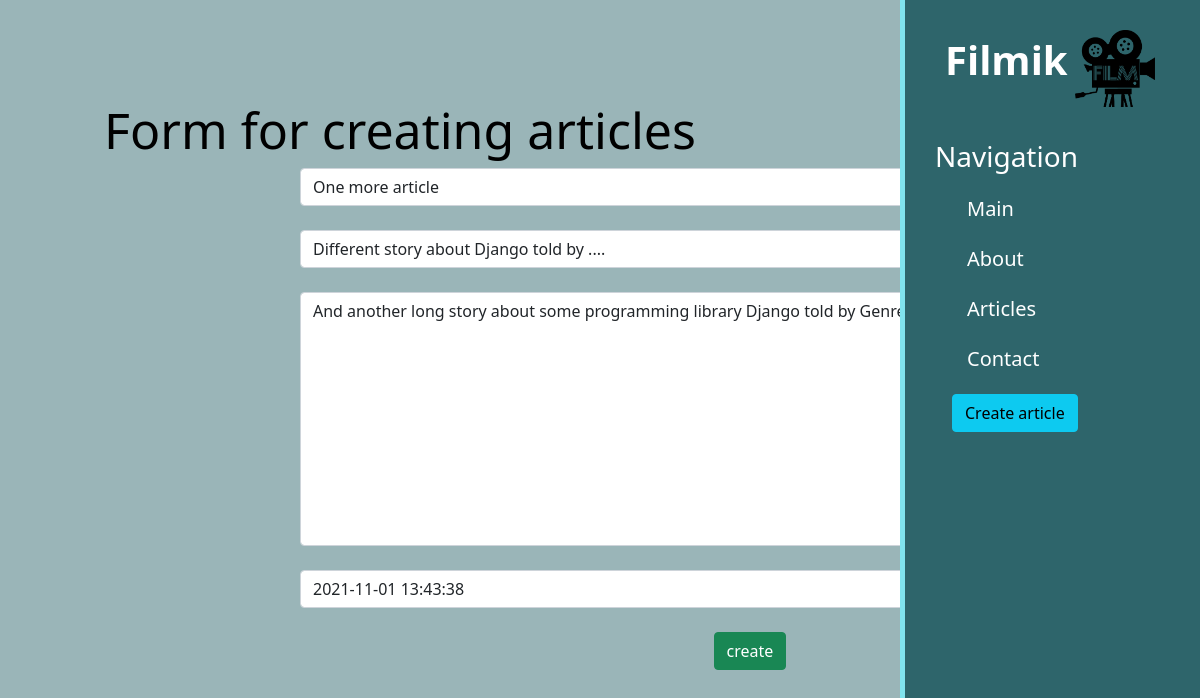
/article/2/update, run on the app's committed database.
### articles/models.py (models this page shows, shortened)
class Articles(models.Model):
    title = models.CharField('Title', max_length=50)
    intro = models.CharField('intro', max_length=250)
    full_text = models.TextField('article')
    date = models.DateTimeField('public')
    class Meta:
        verbose_name= 'article'
        verbose_name_plural = 'articles'

### articles/views.py (the view)
# urls.py: path('<int:pk>/update', views.ArticleUpdateView.as_view(), name='update_article'),
class ArticleUpdateView(UpdateView):
    model = Articles
    template_name = 'articles/create.html'
    form_class = ArticlesForm

### articles/forms.py
class ArticlesForm(ModelForm):
    class Meta:
        model = Articles
        fields = ['title', 'intro', 'full_text', 'date']
        widgets = {
            'title': TextInput(attrs={
                'class': 'form-control',
                'placeholder': 'Title'
            }),
            'intro': TextInput(attrs={
                'class': 'form-control',
                'placeholder': 'Intro'
            }),
            'date': DateTimeInput(attrs={
                'class': 'form-control',
                'placeholder': 'Date'
            }),
            'full_text': Textarea(attrs={
                'class': 'form-control',
                'placeholder': 'Full text'
            }),
        }

### articles/templates/articles/create.html (shortened to what this page needs)
{% extends 'main/base.html' %}
{% block content %}
    <div class="features">
        <h1>Form for creating articles</h1>
        <form method="post">
            {{ form.title }}<br>
            {{ form.intro }}<br>
            {{ form.full_text }}<br>
            {{ form.date }}<br>
            <button class="btn btn-success" type="submit">create</button>
        </form>
    </div>
{% endblock %}

### main/static/main/css/main.css (style rules this page uses)
body { background: #9AB5B8 }
.features { float: right; color: #000; margin-top: 100px; text-align: center; width: 75%; }
.features h1 { font-size: 50px; position: relative; left: -350px; }

### data on the page
Articles: title "One more article", intro "Different story about Django told by ....", full_text "And another long story about some programming library Django told by Genre Cavel", date "2021-11-01 13:43:38"
